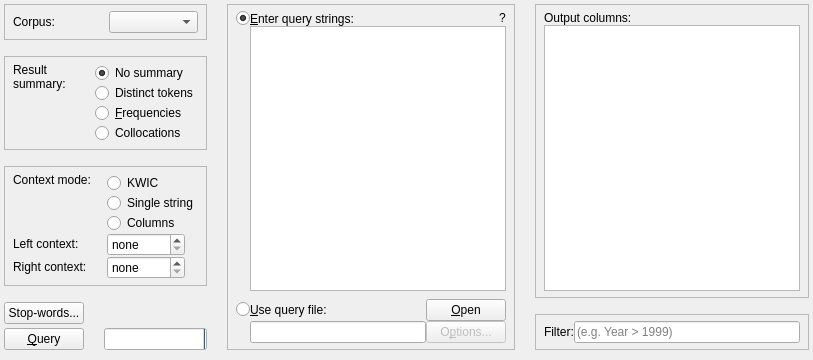
     <widget class="QFrame" name="options_area">
      <property name="sizePolicy">
       <sizepolicy hsizetype="Minimum" vsizetype="MinimumExpanding">
        <horstretch>0</horstretch>
        <verstretch>1</verstretch>
       </sizepolicy>
      </property>
      <property name="frameShape">
       <enum>QFrame::NoFrame</enum>
      </property>
      <property name="frameShadow">
       <enum>QFrame::Raised</enum>
      </property>
      <layout class="QHBoxLayout" name="horizontalLayout_7" stretch="0,0,0">
       <property name="spacing">
        <number>20</number>
       </property>
       <property name="leftMargin">
        <number>4</number>
       </property>
       <property name="topMargin">
        <number>4</number>
       </property>
       <property name="rightMargin">
        <number>4</number>
       </property>
       <property name="bottomMargin">
        <number>10</number>
       </property>
       <item>
        <layout class="QVBoxLayout" name="verticalLayout_3" stretch="0,0,0,0">
         <property name="spacing">
          <number>16</number>
         </property>
         <item>
          <widget class="QFrame" name="box_corpus_select">
           <property name="sizePolicy">
            <sizepolicy hsizetype="Preferred" vsizetype="Fixed">
             <horstretch>0</horstretch>
             <verstretch>0</verstretch>
            </sizepolicy>
           </property>
           <property name="frameShape">
            <enum>QFrame::StyledPanel</enum>
           </property>
           <property name="frameShadow">
            <enum>QFrame::Raised</enum>
           </property>
           <layout class="QHBoxLayout" name="horizontalLayout_5">
            <property name="leftMargin">
             <number>8</number>
            </property>
            <property name="topMargin">
             <number>6</number>
            </property>
            <property name="rightMargin">
             <number>8</number>
            </property>
            <property name="bottomMargin">
             <number>6</number>
            </property>
            <item>
             <widget class="QLabel" name="label_5">
              <property name="sizePolicy">
               <sizepolicy hsizetype="Preferred" vsizetype="Minimum">
                <horstretch>0</horstretch>
                <verstretch>0</verstretch>
               </sizepolicy>
              </property>
              <property name="text">
               <string>Corpus:</string>
              </property>
              <property name="buddy">
               <cstring>combo_corpus</cstring>
              </property>
             </widget>
            </item>
            <item>
             <spacer name="horizontalSpacer_3">
              <property name="orientation">
               <enum>Qt::Horizontal</enum>
              </property>
              <property name="sizeType">
               <enum>QSizePolicy::Preferred</enum>
              </property>
              <property name="sizeHint" stdset="0">
               <size>
                <width>0</width>
                <height>20</height>
               </size>
              </property>
             </spacer>
            </item>
            <item>
             <widget class="QComboBox" name="combo_corpus">
              <property name="sizePolicy">
               <sizepolicy hsizetype="Preferred" vsizetype="Fixed">
                <horstretch>0</horstretch>
                <verstretch>0</verstretch>
               </sizepolicy>
              </property>
              <property name="focusPolicy">
               <enum>Qt::WheelFocus</enum>
              </property>
              <property name="editable">
               <bool>false</bool>
              </property>
              <property name="insertPolicy">
               <enum>QComboBox::InsertAlphabetically</enum>
              </property>
              <property name="sizeAdjustPolicy">
               <enum>QComboBox::AdjustToContents</enum>
              </property>
              <property name="frame">
               <bool>true</bool>
              </property>
             </widget>
            </item>
           </layout>
          </widget>
         </item>
         <item>
          <widget class="QFrame" name="box_query_mode">
           <property name="sizePolicy">
            <sizepolicy hsizetype="Minimum" vsizetype="Fixed">
             <horstretch>0</horstretch>
             <verstretch>0</verstretch>
            </sizepolicy>
           </property>
           <property name="frameShape">
            <enum>QFrame::StyledPanel</enum>
           </property>
           <property name="frameShadow">
            <enum>QFrame::Raised</enum>
           </property>
           <layout class="QHBoxLayout" name="horizontalLayout_8" stretch="1,0">
            <property name="spacing">
             <number>16</number>
            </property>
            <property name="leftMargin">
             <number>8</number>
            </property>
            <property name="topMargin">
             <number>6</number>
            </property>
            <property name="rightMargin">
             <number>8</number>
            </property>
            <property name="bottomMargin">
             <number>6</number>
            </property>
            <item>
             <widget class="QLabel" name="label_10">
              <property name="sizePolicy">
               <sizepolicy hsizetype="Minimum" vsizetype="Minimum">
                <horstretch>0</horstretch>
                <verstretch>0</verstretch>
               </sizepolicy>
              </property>
              <property name="text">
               <string>Result
summary:</string>
              </property>
              <property name="alignment">
               <set>Qt::AlignLeading|Qt::AlignLeft|Qt::AlignTop</set>
              </property>
              <property name="wordWrap">
               <bool>true</bool>
              </property>
             </widget>
            </item>
            <item>
             <layout class="QVBoxLayout" name="verticalLayout_14">
              <property name="spacing">
               <number>0</number>
              </property>
              <item>
               <widget class="QRadioButton" name="radio_mode_tokens">
                <property name="sizePolicy">
                 <sizepolicy hsizetype="Minimum" vsizetype="Minimum">
                  <horstretch>0</horstretch>
                  <verstretch>0</verstretch>
                 </sizepolicy>
                </property>
                <property name="toolTip">
                 <string>&lt;html&gt;&lt;head/&gt;&lt;body&gt;&lt;p&gt;&lt;span style=&quot; font-weight:600;&quot;&gt;Do not summarize the rquery results.&lt;/span&gt;&lt;/p&gt;&lt;p&gt;Every token that matches the query string is listed in the 'Query results' table. &lt;/p&gt;&lt;/body&gt;&lt;/html&gt;</string>
                </property>
                <property name="text">
                 <string>No summary</string>
                </property>
                <property name="checked">
                 <bool>true</bool>
                </property>
               </widget>
              </item>
              <item>
               <widget class="QRadioButton" name="radio_mode_context">
                <property name="sizePolicy">
                 <sizepolicy hsizetype="Minimum" vsizetype="Minimum">
                  <horstretch>0</horstretch>
                  <verstretch>0</verstretch>
                 </sizepolicy>
                </property>
                <property name="toolTip">
                 <string>&lt;html&gt;&lt;head/&gt;&lt;body&gt;&lt;p&gt;&lt;span style=&quot; font-weight:600;&quot;&gt;Show only distinct tokens.&lt;/span&gt;&lt;/p&gt;&lt;p&gt;The tokens matching the query string are summarized so that duplicate matches are dropped. The 'Query results' table shows only distinct tokens, and no duplicates. &lt;/p&gt;&lt;/body&gt;&lt;/html&gt;</string>
                </property>
                <property name="text">
                 <string>Distinct tokens</string>
                </property>
                <property name="checked">
                 <bool>false</bool>
                </property>
               </widget>
              </item>
              <item>
               <widget class="QRadioButton" name="radio_mode_frequency">
                <property name="sizePolicy">
                 <sizepolicy hsizetype="Minimum" vsizetype="Fixed">
                  <horstretch>0</horstretch>
                  <verstretch>0</verstretch>
                 </sizepolicy>
                </property>
                <property name="toolTip">
                 <string>&lt;html&gt;&lt;head/&gt;&lt;body&gt;&lt;p&gt;&lt;span style=&quot; font-weight:600;&quot;&gt;Show the frequency of each token.&lt;/span&gt;&lt;/p&gt;&lt;p&gt;
The number of occurrences of each token matching the query string is counted. The 'Query results' table shows one row for each token, with the number of occurrences in the column 'Frequency' . &lt;/p&gt;&lt;/body&gt;&lt;/html&gt;</string>
                </property>
                <property name="text">
                 <string>&amp;Frequencies</string>
                </property>
               </widget>
              </item>
              <item>
               <widget class="QRadioButton" name="radio_mode_collocations">
                <property name="sizePolicy">
                 <sizepolicy hsizetype="MinimumExpanding" vsizetype="Minimum">
                  <horstretch>0</horstretch>
                  <verstretch>0</verstretch>
                 </sizepolicy>
                </property>
                <property name="toolTip">
                 <string>&lt;html&gt;&lt;head/&gt;&lt;body&gt;&lt;p&gt;&lt;span style=&quot; font-weight:600;&quot;&gt;Show collocations.&lt;/span&gt;&lt;/p&gt;&lt;p&gt;For the tokens matching the query string, the left and right context as defined by the user is also queried for collocate words. The 'Query results' table shows one row for each collocate word, together with several collocation statistics. &lt;/p&gt;&lt;/body&gt;&lt;/html&gt;</string>
                </property>
                <property name="text">
                 <string>Collocations</string>
                </property>
               </widget>
              </item>
             </layout>
            </item>
           </layout>
          </widget>
         </item>
         <item>
          <widget class="QFrame" name="box_context_mode">
           <property name="sizePolicy">
            <sizepolicy hsizetype="Minimum" vsizetype="Fixed">
             <horstretch>0</horstretch>
             <verstretch>0</verstretch>
            </sizepolicy>
           </property>
           <property name="frameShape">
            <enum>QFrame::StyledPanel</enum>
           </property>
           <property name="frameShadow">
            <enum>QFrame::Raised</enum>
           </property>
           <layout class="QGridLayout" name="gridLayout_6">
            <property name="leftMargin">
             <number>8</number>
            </property>
            <property name="topMargin">
             <number>6</number>
            </property>
            <property name="rightMargin">
             <number>8</number>
            </property>
            <property name="bottomMargin">
             <number>6</number>
            </property>
            <property name="horizontalSpacing">
             <number>16</number>
            </property>
            <property name="verticalSpacing">
             <number>0</number>
            </property>
            <item row="0" column="0">
             <widget class="QLabel" name="context_mode">
              <property name="sizePolicy">
               <sizepolicy hsizetype="Minimum" vsizetype="Minimum">
                <horstretch>0</horstretch>
                <verstretch>0</verstretch>
               </sizepolicy>
              </property>
              <property name="text">
               <string>Context mode:</string>
              </property>
              <property name="alignment">
               <set>Qt::AlignLeading|Qt::AlignLeft|Qt::AlignTop</set>
              </property>
             </widget>
            </item>
            <item row="0" column="1">
             <layout class="QVBoxLayout" name="verticalLayout_11">
              <property name="spacing">
               <number>0</number>
              </property>
              <item>
               <widget class="QRadioButton" name="radio_context_mode_kwic">
                <property name="sizePolicy">
                 <sizepolicy hsizetype="Minimum" vsizetype="Minimum">
                  <horstretch>0</horstretch>
                  <verstretch>0</verstretch>
                 </sizepolicy>
                </property>
                <property name="text">
                 <string>KWIC</string>
                </property>
               </widget>
              </item>
              <item>
               <widget class="QRadioButton" name="radio_context_mode_string">
                <property name="sizePolicy">
                 <sizepolicy hsizetype="Minimum" vsizetype="Minimum">
                  <horstretch>0</horstretch>
                  <verstretch>0</verstretch>
                 </sizepolicy>
                </property>
                <property name="text">
                 <string>Single string</string>
                </property>
               </widget>
              </item>
              <item>
               <widget class="QRadioButton" name="radio_context_mode_columns">
                <property name="sizePolicy">
                 <sizepolicy hsizetype="Minimum" vsizetype="Minimum">
                  <horstretch>0</horstretch>
                  <verstretch>0</verstretch>
                 </sizepolicy>
                </property>
                <property name="text">
                 <string>Columns</string>
                </property>
               </widget>
              </item>
             </layout>
            </item>
            <item row="1" column="0">
             <widget class="QLabel" name="context_left_span_label">
              <property name="sizePolicy">
               <sizepolicy hsizetype="Minimum" vsizetype="Fixed">
                <horstretch>0</horstretch>
                <verstretch>0</verstretch>
               </sizepolicy>
              </property>
              <property name="text">
               <string>Left context:</string>
              </property>
             </widget>
            </item>
            <item row="1" column="1">
             <layout class="QHBoxLayout" name="context_left_span_layout">
              <property name="spacing">
               <number>0</number>
              </property>
              <item>
               <widget class="QSpinBox" name="context_left_span">
                <property name="sizePolicy">
                 <sizepolicy hsizetype="Minimum" vsizetype="Fixed">
                  <horstretch>0</horstretch>
                  <verstretch>0</verstretch>
                 </sizepolicy>
                </property>
                <property name="specialValueText">
                 <string>none</string>
                </property>
                <property name="suffix">
                 <string> words</string>
                </property>
               </widget>
              </item>
              <item>
               <spacer name="horizontalSpacer_4">
                <property name="orientation">
                 <enum>Qt::Horizontal</enum>
                </property>
                <property name="sizeType">
                 <enum>QSizePolicy::Preferred</enum>
                </property>
                <property name="sizeHint" stdset="0">
                 <size>
                  <width>13</width>
                  <height>1</height>
                 </size>
                </property>
               </spacer>
              </item>
             </layout>
            </item>
            <item row="2" column="0">
             <widget class="QLabel" name="context_right_span_label">
              <property name="sizePolicy">
               <sizepolicy hsizetype="Minimum" vsizetype="Fixed">
                <horstretch>0</horstretch>
                <verstretch>0</verstretch>
               </sizepolicy>
              </property>
              <property name="text">
               <string>Right context:</string>
              </property>
             </widget>
            </item>
            <item row="2" column="1">
             <layout class="QHBoxLayout" name="context_right_span_layout">
              <property name="spacing">
               <number>0</number>
              </property>
              <item>
               <widget class="QSpinBox" name="context_right_span">
                <property name="sizePolicy">
                 <sizepolicy hsizetype="Minimum" vsizetype="Fixed">
                  <horstretch>0</horstretch>
                  <verstretch>0</verstretch>
                 </sizepolicy>
                </property>
                <property name="frame">
                 <bool>true</bool>
                </property>
                <property name="buttonSymbols">
                 <enum>QAbstractSpinBox::UpDownArrows</enum>
                </property>
                <property name="specialValueText">
                 <string>none</string>
                </property>
                <property name="suffix">
                 <string> words</string>
                </property>
               </widget>
              </item>
              <item>
               <spacer name="horizontalSpacer">
                <property name="orientation">
                 <enum>Qt::Horizontal</enum>
                </property>
                <property name="sizeType">
                 <enum>QSizePolicy::Preferred</enum>
                </property>
                <property name="sizeHint" stdset="0">
                 <size>
                  <width>13</width>
                  <height>1</height>
                 </size>
                </property>
               </spacer>
              </item>
             </layout>
            </item>
           </layout>
          </widget>
         </item>
         <item>
          <layout class="QGridLayout" name="box_qer_buttons" rowstretch="0,0" columnstretch="0,0">
           <property name="horizontalSpacing">
            <number>20</number>
           </property>
           <property name="verticalSpacing">
            <number>4</number>
           </property>
           <item row="1" column="1">
            <widget class="QProgressBar" name="progress_bar">
             <property name="enabled">
              <bool>true</bool>
             </property>
             <property name="sizePolicy">
              <sizepolicy hsizetype="Expanding" vsizetype="Fixed">
               <horstretch>0</horstretch>
               <verstretch>0</verstretch>
              </sizepolicy>
             </property>
             <property name="maximum">
              <number>1</number>
             </property>
             <property name="textVisible">
              <bool>false</bool>
             </property>
             <property name="orientation">
              <enum>Qt::Horizontal</enum>
             </property>
             <property name="invertedAppearance">
              <bool>true</bool>
             </property>
            </widget>
           </item>
           <item row="0" column="0">
            <widget class="QPushButton" name="button_stopwords">
             <property name="sizePolicy">
              <sizepolicy hsizetype="Minimum" vsizetype="Fixed">
               <horstretch>0</horstretch>
               <verstretch>0</verstretch>
              </sizepolicy>
             </property>
             <property name="text">
              <string>Stop-words...</string>
             </property>
            </widget>
           </item>
           <item row="0" column="1">
            <spacer name="horizontalSpacer_2">
             <property name="orientation">
              <enum>Qt::Horizontal</enum>
             </property>
             <property name="sizeHint" stdset="0">
              <size>
               <width>40</width>
               <height>20</height>
              </size>
             </property>
            </spacer>
           </item>
           <item row="1" column="0">
            <widget class="QPushButton" name="button_run_query">
             <property name="sizePolicy">
              <sizepolicy hsizetype="Minimum" vsizetype="Fixed">
               <horstretch>0</horstretch>
               <verstretch>0</verstretch>
              </sizepolicy>
             </property>
             <property name="minimumSize">
              <size>
               <width>0</width>
               <height>0</height>
              </size>
             </property>
             <property name="text">
              <string>&amp;Query</string>
             </property>
             <property name="icon">
              <iconset theme="media-playback-start">
               <normaloff>../../../../../../.designer/backup</normaloff>../../../../../../.designer/backup</iconset>
             </property>
            </widget>
           </item>
          </layout>
         </item>
        </layout>
       </item>
       <item>
        <widget class="QFrame" name="box_input_settings">
         <property name="sizePolicy">
          <sizepolicy hsizetype="Expanding" vsizetype="Preferred">
           <horstretch>3</horstretch>
           <verstretch>0</verstretch>
          </sizepolicy>
         </property>
         <property name="frameShape">
          <enum>QFrame::StyledPanel</enum>
         </property>
         <property name="frameShadow">
          <enum>QFrame::Raised</enum>
         </property>
         <layout class="QVBoxLayout" name="verticalLayout">
          <property name="spacing">
           <number>8</number>
          </property>
          <property name="leftMargin">
           <number>8</number>
          </property>
          <property name="topMargin">
           <number>6</number>
          </property>
          <property name="rightMargin">
           <number>8</number>
          </property>
          <property name="bottomMargin">
           <number>6</number>
          </property>
          <item>
           <layout class="QGridLayout" name="gridLayout_2" columnstretch="0,0">
            <property name="spacing">
             <number>0</number>
            </property>
            <item row="2" column="1">
             <widget class="QTextEdit" name="edit_query_string">
              <property name="sizePolicy">
               <sizepolicy hsizetype="Expanding" vsizetype="MinimumExpanding">
                <horstretch>0</horstretch>
                <verstretch>0</verstretch>
               </sizepolicy>
              </property>
             </widget>
            </item>
            <item row="0" column="0">
             <widget class="QRadioButton" name="radio_query_string">
              <property name="sizePolicy">
               <sizepolicy hsizetype="Fixed" vsizetype="Fixed">
                <horstretch>0</horstretch>
                <verstretch>0</verstretch>
               </sizepolicy>
              </property>
              <property name="text">
               <string/>
              </property>
              <property name="checked">
               <bool>true</bool>
              </property>
             </widget>
            </item>
            <item row="0" column="1">
             <layout class="QHBoxLayout" name="horizontalLayout_3">
              <item>
               <widget class="QLabel" name="label">
                <property name="sizePolicy">
                 <sizepolicy hsizetype="MinimumExpanding" vsizetype="Preferred">
                  <horstretch>0</horstretch>
                  <verstretch>0</verstretch>
                 </sizepolicy>
                </property>
                <property name="toolTip">
                 <string/>
                </property>
                <property name="text">
                 <string>&amp;Enter query strings:</string>
                </property>
                <property name="buddy">
                 <cstring>edit_query_string</cstring>
                </property>
               </widget>
              </item>
              <item>
               <widget class="QLabel" name="context_query_syntax">
                <property name="sizePolicy">
                 <sizepolicy hsizetype="Fixed" vsizetype="Fixed">
                  <horstretch>0</horstretch>
                  <verstretch>0</verstretch>
                 </sizepolicy>
                </property>
                <property name="toolTip">
                 <string>&lt;html&gt;&lt;head/&gt;&lt;body&gt;&lt;p&gt;Enter your query strings in this field. Coquery uses a syntax for query strings that is compatible to the syntax used by the BYU web corpora (e.g. COCA). For details, see &lt;a href=&quot;http://corpus.byu.edu/coca/help/syntax_e.asp&quot;&gt;&lt;span style=&quot; text-decoration: underline; color:#0057ae;&quot;&gt;http://corpus.byu.edu/coca/help/syntax_e.asp&lt;/span&gt;&lt;/a&gt;&lt;/p&gt;&lt;/body&gt;&lt;/html&gt;</string>
                </property>
                <property name="text">
                 <string>?</string>
                </property>
               </widget>
              </item>
             </layout>
            </item>
           </layout>
          </item>
          <item>
           <layout class="QGridLayout" name="gridLayout_3" columnstretch="0,1,0">
            <property name="spacing">
             <number>0</number>
            </property>
            <item row="1" column="0">
             <widget class="QRadioButton" name="radio_query_file">
              <property name="sizePolicy">
               <sizepolicy hsizetype="Fixed" vsizetype="Fixed">
                <horstretch>0</horstretch>
                <verstretch>0</verstretch>
               </sizepolicy>
              </property>
              <property name="text">
               <string/>
              </property>
             </widget>
            </item>
            <item row="1" column="1">
             <widget class="QLabel" name="label_8">
              <property name="sizePolicy">
               <sizepolicy hsizetype="Preferred" vsizetype="Preferred">
                <horstretch>0</horstretch>
                <verstretch>0</verstretch>
               </sizepolicy>
              </property>
              <property name="text">
               <string>&amp;Use query file:</string>
              </property>
              <property name="buddy">
               <cstring>edit_file_name</cstring>
              </property>
             </widget>
            </item>
            <item row="2" column="1">
             <widget class="QLineEdit" name="edit_file_name">
              <property name="enabled">
               <bool>true</bool>
              </property>
              <property name="sizePolicy">
               <sizepolicy hsizetype="Expanding" vsizetype="Fixed">
                <horstretch>0</horstretch>
                <verstretch>0</verstretch>
               </sizepolicy>
              </property>
              <property name="accessibleDescription">
               <string/>
              </property>
             </widget>
            </item>
            <item row="2" column="2">
             <widget class="QPushButton" name="button_file_options">
              <property name="enabled">
               <bool>false</bool>
              </property>
              <property name="sizePolicy">
               <sizepolicy hsizetype="Preferred" vsizetype="Minimum">
                <horstretch>0</horstretch>
                <verstretch>0</verstretch>
               </sizepolicy>
              </property>
              <property name="text">
               <string>O&amp;ptions...</string>
              </property>
              <property name="icon">
               <iconset theme="document-properties">
                <normaloff>../../../../../../.designer/backup</normaloff>../../../../../../.designer/backup</iconset>
              </property>
              <property name="shortcut">
               <string>Alt+B</string>
              </property>
             </widget>
            </item>
            <item row="1" column="2">
             <widget class="QPushButton" name="button_browse_file">
              <property name="sizePolicy">
               <sizepolicy hsizetype="Preferred" vsizetype="Minimum">
                <horstretch>0</horstretch>
                <verstretch>0</verstretch>
               </sizepolicy>
              </property>
              <property name="text">
               <string>&amp;Open</string>
              </property>
              <property name="icon">
               <iconset theme="document-open">
                <normaloff>../../../../../../.designer/backup</normaloff>../../../../../../.designer/backup</iconset>
              </property>
              <property name="shortcut">
               <string>Alt+B</string>
              </property>
             </widget>
            </item>
           </layout>
          </item>
         </layout>
        </widget>
       </item>
       <item>
        <layout class="QVBoxLayout" name="output_settings" stretch="0,0">
         <property name="spacing">
          <number>16</number>
         </property>
         <item>
          <widget class="QFrame" name="box_output_options">
           <property name="sizePolicy">
            <sizepolicy hsizetype="MinimumExpanding" vsizetype="Preferred">
             <horstretch>0</horstretch>
             <verstretch>0</verstretch>
            </sizepolicy>
           </property>
           <property name="frameShape">
            <enum>QFrame::StyledPanel</enum>
           </property>
           <property name="frameShadow">
            <enum>QFrame::Raised</enum>
           </property>
           <layout class="QVBoxLayout" name="output_columns">
            <property name="spacing">
             <number>0</number>
            </property>
            <property name="leftMargin">
             <number>8</number>
            </property>
            <property name="topMargin">
             <number>6</number>
            </property>
            <property name="rightMargin">
             <number>8</number>
            </property>
            <property name="bottomMargin">
             <number>6</number>
            </property>
            <item>
             <layout class="QHBoxLayout" name="horizontalLayout_2" stretch="1">
              <property name="spacing">
               <number>10</number>
              </property>
              <item>
               <widget class="QLabel" name="label_2">
                <property name="sizePolicy">
                 <sizepolicy hsizetype="MinimumExpanding" vsizetype="Preferred">
                  <horstretch>0</horstretch>
                  <verstretch>0</verstretch>
                 </sizepolicy>
                </property>
                <property name="text">
                 <string>Output columns:</string>
                </property>
                <property name="alignment">
                 <set>Qt::AlignBottom|Qt::AlignLeading|Qt::AlignLeft</set>
                </property>
               </widget>
              </item>
             </layout>
            </item>
            <item>
             <layout class="QVBoxLayout" name="options_list">
              <item>
               <widget class="QTreeWidget" name="options_tree">
                <property name="sizePolicy">
                 <sizepolicy hsizetype="Expanding" vsizetype="MinimumExpanding">
                  <horstretch>0</horstretch>
                  <verstretch>0</verstretch>
                 </sizepolicy>
                </property>
                <attribute name="headerVisible">
                 <bool>false</bool>
                </attribute>
                <column>
                 <property name="text">
                  <string notr="true">1</string>
                 </property>
                </column>
               </widget>
              </item>
             </layout>
            </item>
           </layout>
          </widget>
         </item>
         <item>
          <widget class="QFrame" name="box_source_filter">
           <property name="sizePolicy">
            <sizepolicy hsizetype="Preferred" vsizetype="Minimum">
             <horstretch>0</horstretch>
             <verstretch>0</verstretch>
            </sizepolicy>
           </property>
           <property name="frameShape">
            <enum>QFrame::StyledPanel</enum>
           </property>
           <property name="frameShadow">
            <enum>QFrame::Raised</enum>
           </property>
           <layout class="QVBoxLayout" name="verticalLayout_5">
            <property name="spacing">
             <number>0</number>
            </property>
            <property name="leftMargin">
             <number>8</number>
            </property>
            <property name="topMargin">
             <number>6</number>
            </property>
            <property name="rightMargin">
             <number>8</number>
            </property>
            <property name="bottomMargin">
             <number>6</number>
            </property>
            <item>
             <widget class="QWidget" name="tag_cloud" native="true">
              <property name="sizePolicy">
               <sizepolicy hsizetype="Expanding" vsizetype="Minimum">
                <horstretch>0</horstretch>
                <verstretch>0</verstretch>
               </sizepolicy>
              </property>
              <layout class="QHBoxLayout" name="tag_container">
               <property name="spacing">
                <number>4</number>
               </property>
               <property name="margin">
                <number>0</number>
               </property>
              </layout>
             </widget>
            </item>
            <item>
             <layout class="QHBoxLayout" name="horizontalLayout">
              <property name="spacing">
               <number>0</number>
              </property>
              <item>
               <widget class="QLabel" name="label_4">
                <property name="text">
                 <string>Filter:</string>
                </property>
                <property name="buddy">
                 <cstring>edit_query_filter</cstring>
                </property>
               </widget>
              </item>
              <item>
               <widget class="QLineEdit" name="edit_query_filter">
                <property name="sizePolicy">
                 <sizepolicy hsizetype="Expanding" vsizetype="Fixed">
                  <horstretch>0</horstretch>
                  <verstretch>0</verstretch>
                 </sizepolicy>
                </property>
                <property name="dragEnabled">
                 <bool>true</bool>
                </property>
                <property name="placeholderText">
                 <string>(e.g. Year &gt; 1999)</string>
                </property>
               </widget>
              </item>
             </layout>
            </item>
           </layout>
          </widget>
         </item>
        </layout>
       </item>
      </layout>
     </widget>
